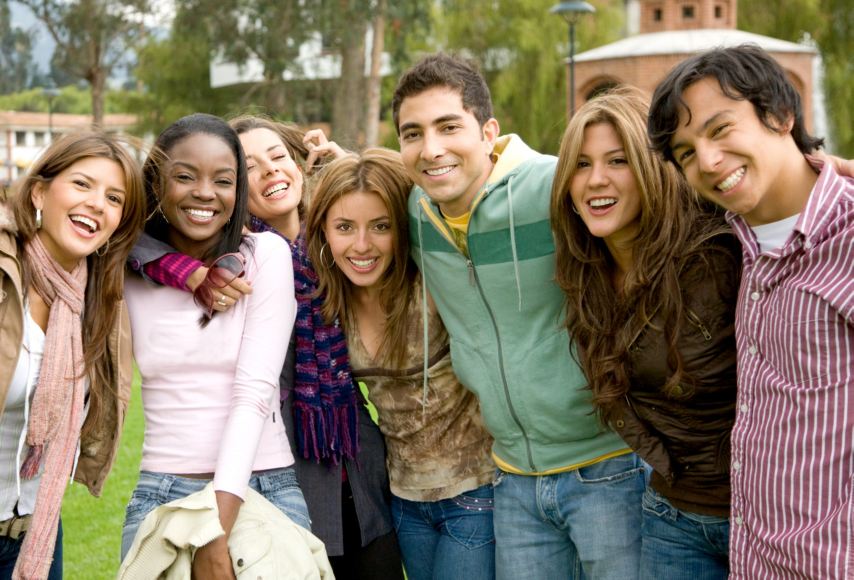
#> input picture Resources/Photos/group2.jpg, 2560 x 1739 px, found by its file name (shown at 1/3 size)
$ python face_detection.py
#> lines starting #> are read from the running program, lines starting #| are printed output that depends on the picture; after the words box and inside, x2 and y2 are one past the last pixel; in counts of white or black regions, pixels touching at a corner belong together
import cv2 as cv

img = cv.imread('Resources\Photos\Group2.jpg')
#> img is the input picture: shape (1739, 2560, 3); mean B, G, R 101.2, 120.1, 132.6

# cv.imshow('Group 2', img)

def rescaleFrame(frame, scale=0.2):

#> called with scale = 0.2
    width = int(frame.shape[1] * scale)
#> width = 512
    height = int(frame.shape[0] * scale)
#> height = 347

    dimensions = (width, height)
#> dimensions = (512, 347)

    return cv.resize(frame, dimensions, interpolation=cv.INTER_AREA)
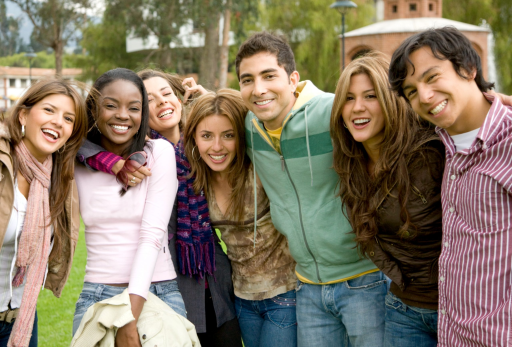
#> returned value: shape (347, 512, 3); mean of channels 0, 1, 2 101.2, 120.1, 132.6; drawn as B, G, R

frame_resized = rescaleFrame(img)

gray = cv.cvtColor(frame_resized, cv.COLOR_BGR2GRAY)
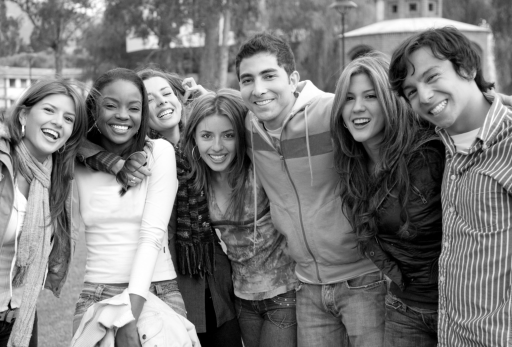
#> gray: shape (347, 512); min 0, max 255, mean 121.7
#cv.imshow('Gray image', gray)

haar_cascade = cv.CascadeClassifier('haar_cascade_face.xml')

faces_rect = haar_cascade.detectMultiScale(gray, scaleFactor=1.1, minNeighbors=3)
#> faces_rect = [[190, 115, 55, 55], [329, 74, 61, 61], [94, 84, 56, 56], [225, 53, 65, 65], [30, 92, 56, 56]]

for (x,y,w,h) in faces_rect:
    cv.rectangle(frame_resized, (x,y), (x+w, y+h), (0,255,0), thickness = 2)
#> this loop made 5 passes
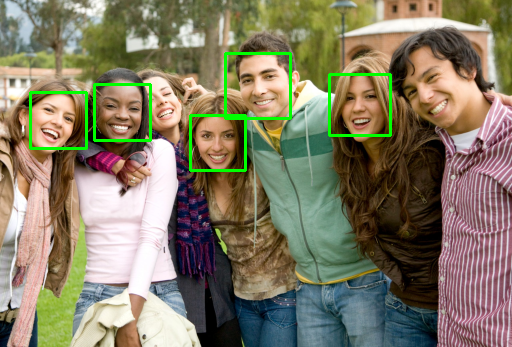
#> frame_resized: shape (347, 512, 3); 1.96% of pixels changed, all inside (x1, y1, x2, y2) = (29, 52, 392, 172)

print(f'Number of faces found = {len(faces_rect)}')
#| Number of faces found = 5

cv.imshow('Detected Faces', frame_resized)


cv.waitKey(0)

$ run again, with Resources/Photos/group1.jpg copied over Resources/Photos/group2.jpg
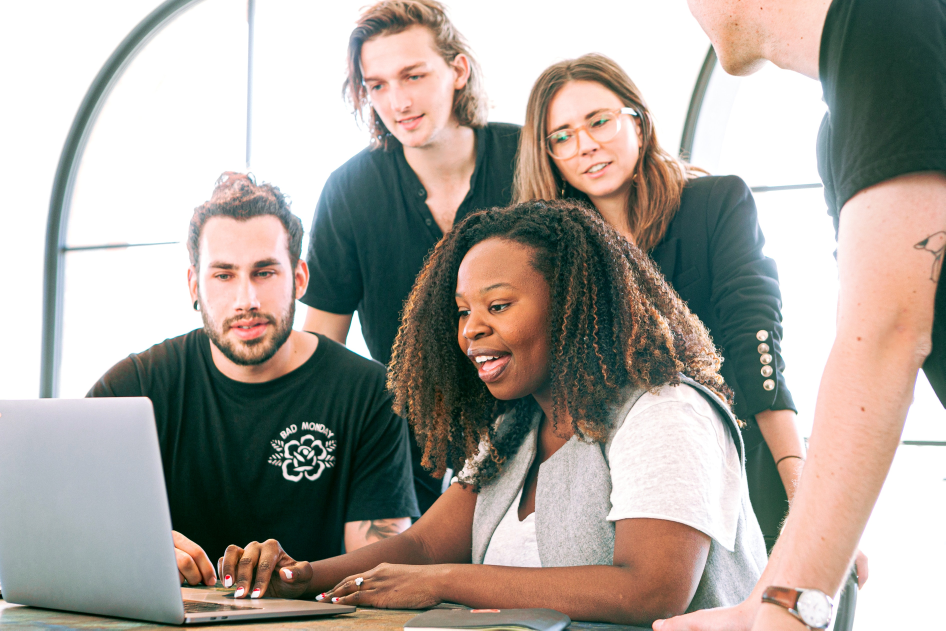
#> input picture Resources/Photos/group1.jpg, 3781 x 2521 px, found by its file name (shown at 1/4 size)
#> img is the input picture: shape (2521, 3781, 3); mean B, G, R 155.4, 162.6, 168.9
#> `gray = cv.cvtColor(frame_resized, cv.COLOR_BGR2GRAY)`:
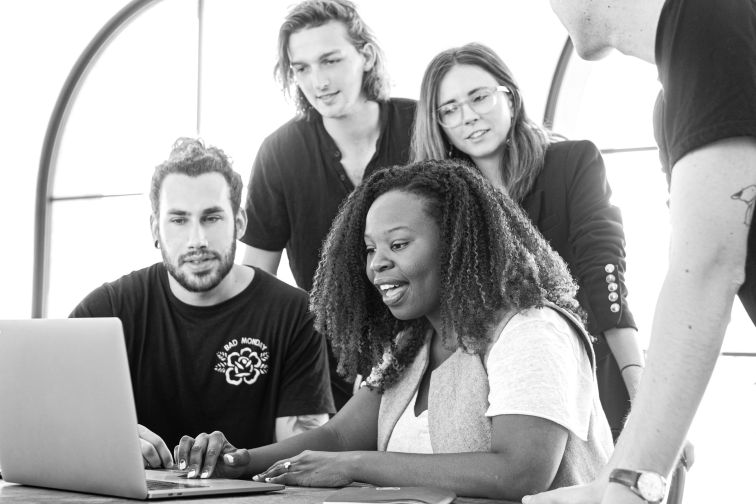
#> gray: shape (504, 756); min 2, max 255, mean 163.7
#> faces_rect = [[346, 215, 83, 83], [276, 32, 85, 85], [431, 66, 88, 88], [148, 182, 96, 96]]
#> the loop `for (x,y,w,h) in faces_rect:` made 4 passes
#> after the loop `for (x,y,w,h) in faces_rect:`:
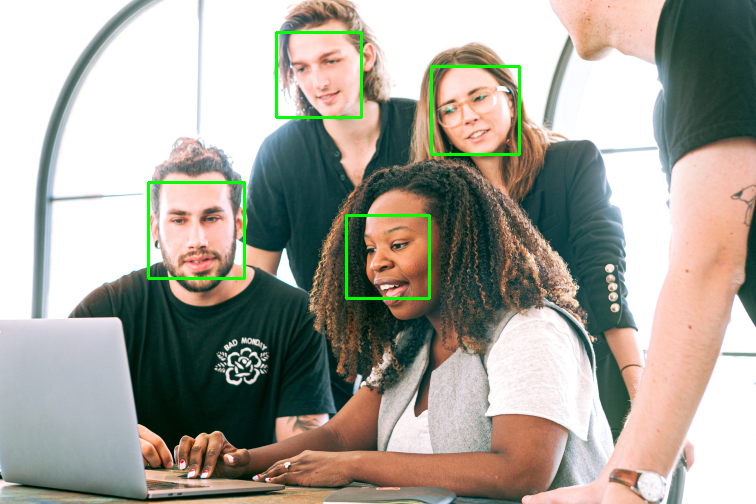
#> frame_resized: shape (504, 756, 3); mean B, G, R 153.9, 163.8, 167
#| Number of faces found = 4

$ run again, with Resources/Photos/group3.jpg copied over Resources/Photos/group2.jpg
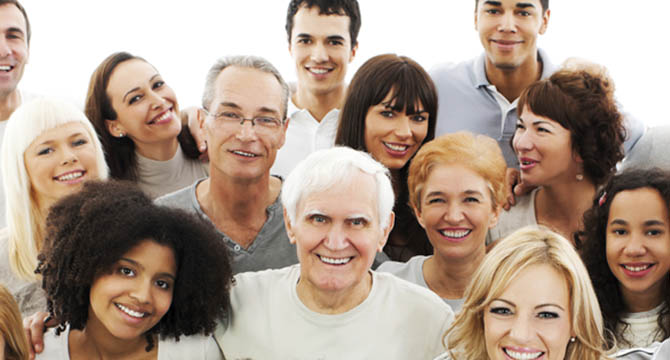
#> input picture Resources/Photos/group3.jpg, 670 x 360 px, found by its file name
#> img is the input picture: shape (360, 670, 3); mean B, G, R 139.4, 154.1, 173.5
#> in rescaleFrame, `return cv.resize(frame, dimensions, interpolation=cv.INTER_AREA)`:
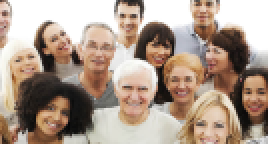
#> returned value: shape (72, 134, 3) (shown 2 times larger); mean of channels 0, 1, 2 139.4, 154.1, 173.5; drawn as B, G, R
#> `gray = cv.cvtColor(frame_resized, cv.COLOR_BGR2GRAY)`:
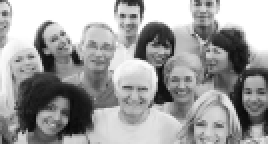
#> gray: shape (72, 134) (shown 2 times larger); min 4, max 255, mean 158.2
#> faces_rect = ()
#| Number of faces found = 0
